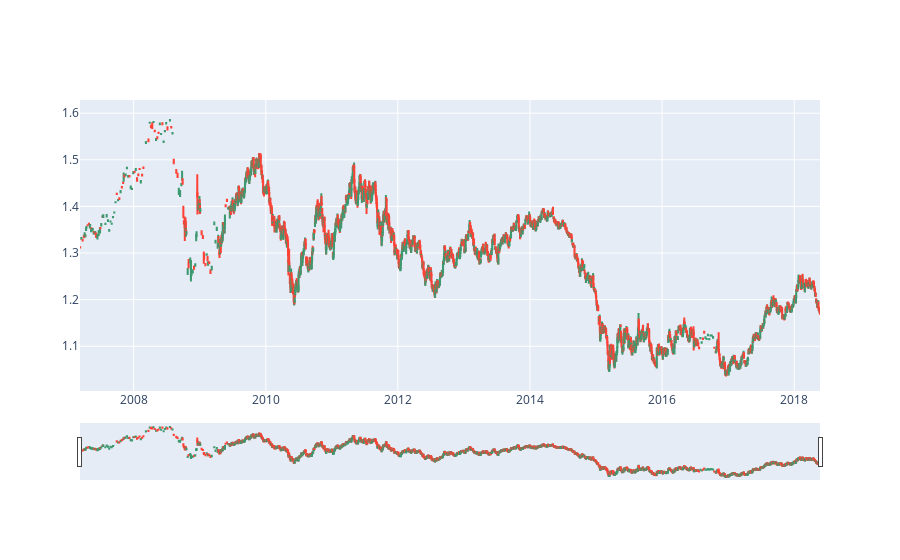

Notebook cell for this chart:
### Code cell
fig_iqr = go.Figure(data=[go.Candlestick(x=train_cleaned_iqr['Time'],
                open=train_cleaned_iqr['Open'],
                high=train_cleaned_iqr['High'],
                low=train_cleaned_iqr['Low'],
                close=train_cleaned_iqr['Close'])])

# save the plot as a png
fig_iqr.write_image("images/plots/candlestick_iqr.png")

fig_iqr.show()

### Figure 1 — Plotly figure (JSON) as saved in the notebook; plotly's stock layout.template omitted (floating-point values rounded to 4 significant figures; data arrays with more than 128 entries replaced by an {"elided": "..."} marker saying what was removed)
{"data": [{"close": {"elided": "2849 float values"}, "high": {"elided": "2849 float values"}, "low": {"elided": "2849 float values"}, "open": {"elided": "2849 float values"}, "type": "candlestick", "x": {"elided": "2849 str values"}}], "layout": {}}
